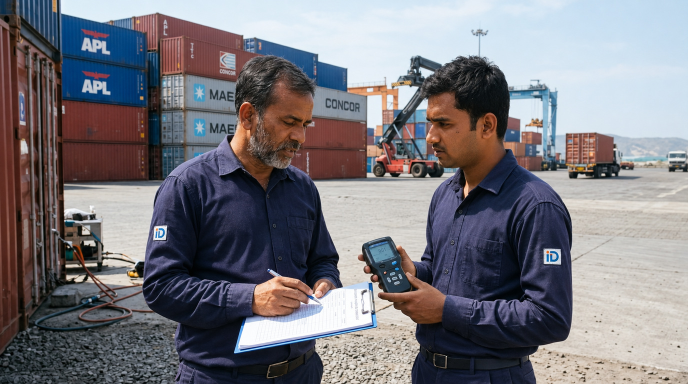
#> input picture assets/images/about_indian_ops.jpg, 1376 x 768 px (shown at 1/2 size); its folder holds 3 pictures in this run
$ python optimize-images.py
#> lines starting #> are read from the running program, lines starting #| are printed output that depends on the picture
"""Create responsive WebP copies. Originals remain available as fallbacks."""
from pathlib import Path
from PIL import Image, ImageOps

directory = Path(__file__).resolve().parents[1] / 'assets' / 'images'
original_bytes = 0
optimized_bytes = 0
for source in sorted(directory.glob('*.jpg')):
    original_bytes += source.stat().st_size
    with Image.open(source) as image:
#> image is the input picture: PIL image 1376x768 RGB; mean R, G, B 121.4, 119.5, 125.8
        image = ImageOps.exif_transpose(image).convert('RGB')
        for suffix, width in [('', 1376), ('-640', 640)]:
            copy = image.copy()
            copy.thumbnail((width, 2000), Image.Resampling.LANCZOS)
            target = source.with_name(source.stem + suffix + '.webp')
            copy.save(target, 'WEBP', quality=82, method=6)
            if not suffix:
                optimized_bytes += target.stat().st_size
#> this loop made 2 passes
#> pass 2, `copy.save(target, 'WEBP', quality=82, method=6)`:
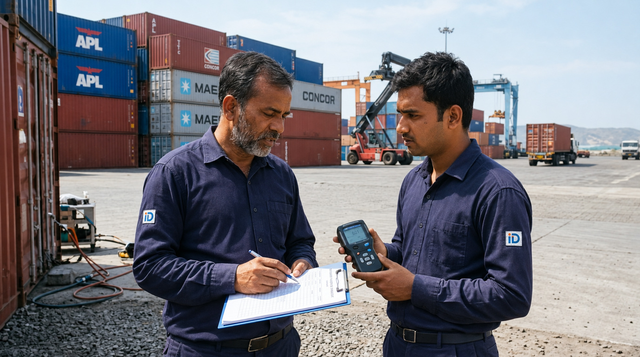
#> saved as about_indian_ops-640.webp: PIL image 640x357 RGB; mean R, G, B 121.4, 119.5, 125.8
#> after the loop, optimized_bytes = 120994
print(f'Full-size images: {original_bytes:,} -> {optimized_bytes:,} bytes '
      f'({1-optimized_bytes/original_bytes:.0%} smaller); 640px variants also generated.')
#| Full-size images: 387,383 -> 120,994 bytes (69% smaller); 640px variants also generated.
